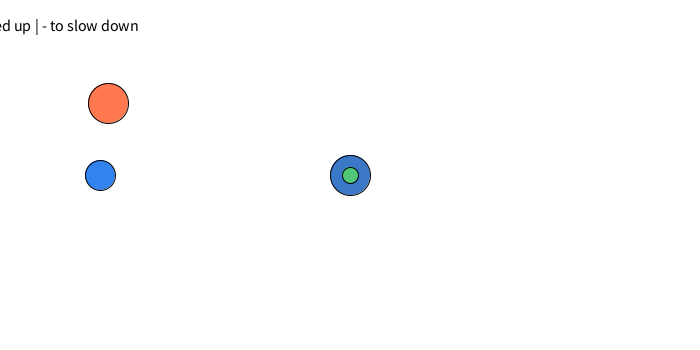
Frame 1 (no input)
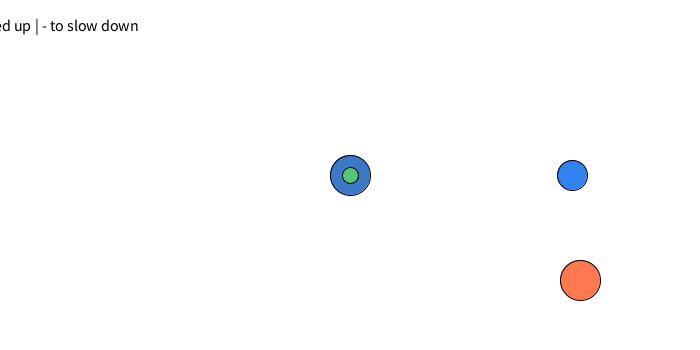
Frame 60 (the mouse pressed at the canvas centre just before this capture)
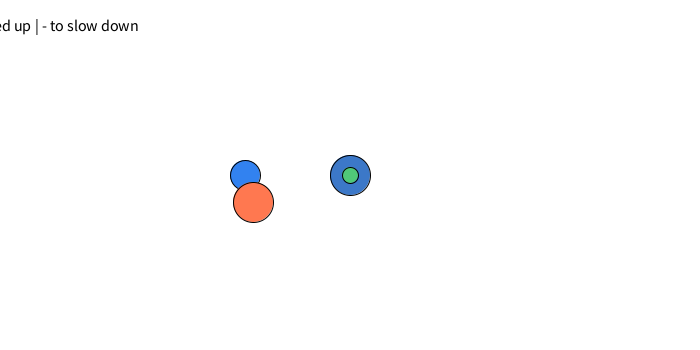
Frame 120 (the mouse held since frame 60 and released just before this capture)

The Processing sketch that drew these frames (run headless with seeded random() and noise(); from frame 60 on, the mouse is pressed at the canvas centre):

// Processing sketch: sketch_260306a_pde
// ── sketch_260306a_pde.pde
float x = 100, y = 100;
float xs = 4, ys = 3;
float r = 20;

float d = -15;
float dx=20, dy=20;
float speed = 4;
boolean trails = false;

float px = 350, py = 175;
float step = 6;
float pr = 20;

float hx, hy;      // helper position
float ease = 0.10; // easing factor (0.0 to 1.0)

int state = 0; // 0=start, 1=play, 2=end
int startTime;
int duration = 20; // seconds

float score=0;

void setup() {
  size(700, 350);
  hx = px; // start helper at player position
  hy = py;
}

void draw() {
  background(270);
  // START screen
  if (state == 0) {
    textAlign(CENTER, CENTER);
    textSize(24);
    fill(0);
    text("Press ENTER to Start", width/2, height/2);
  }
    
    if (state == 1) {
    int elapsed = (millis() - startTime) / 1000; // convert ms to seconds
    int left = duration - elapsed;

    textAlign(LEFT, TOP);
    textSize(18);
    fill(0);
    text("Time Left: " + left, 20, 20);

    if (left <= 0) {
      state = 2; // go to END screen
    }
  }
  
  // END screen
  if (state == 2) {
    textAlign(CENTER, CENTER);
    textSize(24);
    fill(0);
    text("Time Over! Press R to Reset", width/2, height/2);
  }

    
  float b = dist(x,y,dx,dy);
  if (b < (x + dx)) {
    score++;
  }
  fill(0);
  text("Score: " + score, 10, 20);
  if (!trails) {
    background(255); // normal clear
  } else {
    // fade layer: keeps trails but slowly fades them
    noStroke();
    fill(255, 35);          // white with transparency (alpha)
    rect(0, 0, width, height);
  }

  fill(50, 130, 240);
  ellipse(x, height/2, 30, 30);

  x += speed;

  if (x > width + 15) {
    x = -15;
  }
  // move
  x += xs;
  y += ys;

  // bounce with radius logic
  if (x > width - r || x < r) xs *= -1;
  if (y > height - r || y < r) ys *= -1;

  fill(255, 120, 80);
  ellipse(x, y, r*2, r*2);

  fill(0);
  textSize(16);
  text("Press + to speed up | - to slow down", 20, 25);
  
  if (keyPressed) {
    if (keyCode == RIGHT) px += step;
    if (keyCode == LEFT)  px -= step;
    if (keyCode == DOWN)  py += step;
    if (keyCode == UP)    py -= step;
  }
  // keep player inside the screen
  px = constrain(px, pr, width - pr);
  py = constrain(py, pr, height - pr);
  
  // draw player
  fill(60, 120, 200);
  ellipse(px, py, pr*2, pr*2);
  
  // easing follow (helper moves part of the distance each frame)
  hx = hx + (px - hx) * ease;
  hy = hy + (py - hy) * ease;
  
  // draw helper
  fill(80, 200, 120);
  ellipse(hx, hy, 16, 16);
}


void keyPressed() {
  
  if (key == '+') { xs *= 1.2; ys *= 2; }
  if (key == '-') { xs *= 0.8; ys *= 0.5; }
  if (key == 't' || key == 'T') {
    trails = !trails; // switch true<->false
  }
  // press ENTER to start playing
  if (state == 0 && keyCode == ENTER) {
    state = 1;
    startTime = millis(); // remember the start time
  }
  // press R to reset back to start screen
  if (state == 2 && (key == 'r' || key == 'R')) {
    state = 0;
  }
}
